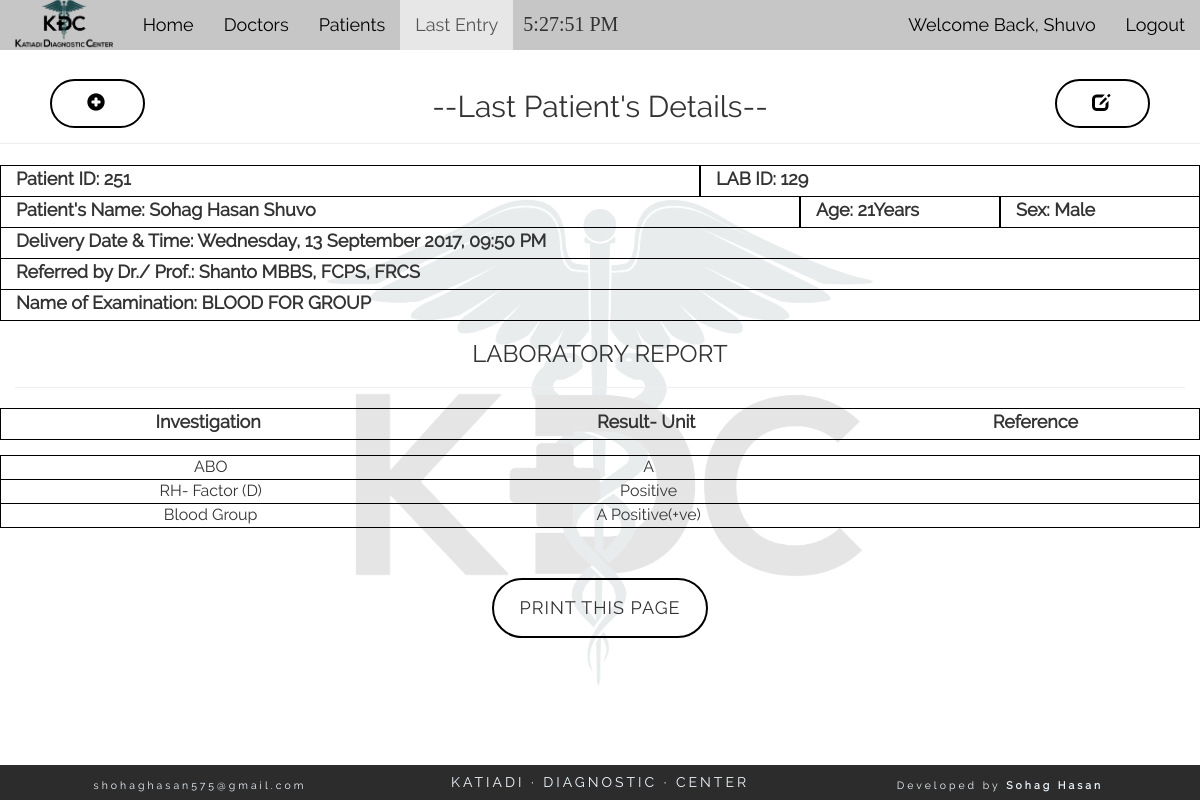
Before: /last_patient.php (signed in) with the older database file.
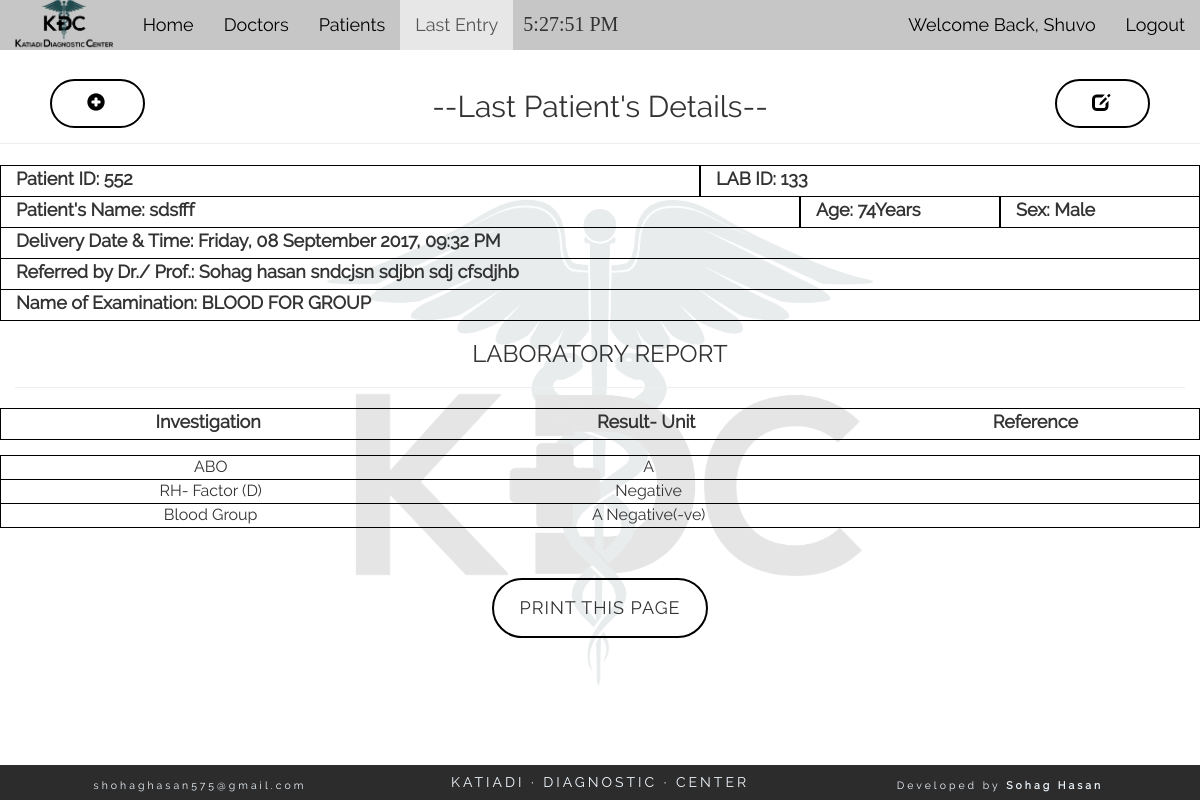
After: the same page with the newer database file.
### tables this page shows
CREATE TABLE "patient" (
	`lab_id`	INTEGER NOT NULL PRIMARY KEY AUTOINCREMENT,
	`p_id`	int(11) NOT NULL,
	`p_datetime`	datetime NOT NULL,
	`p_name`	varchar(200) NOT NULL,
	`p_age`	int(11) NOT NULL,
	`sex`	varchar(10) NOT NULL,
	`doctor_id`	int(11) NOT NULL,
	`specimen1`	varchar(50) NOT NULL,
	`specimen2`	varchar(50) NOT NULL,
	`specimen3`	varchar(50) NOT NULL,
	`status`	int(1) NOT NULL,
	`pat_amount`	INTEGER,
	`doc_amount`	INTEGER,
	`whenadded`	TEXT
);

CREATE TABLE "doctor" (
	`doctor_id`	INTEGER NOT NULL PRIMARY KEY AUTOINCREMENT,
	`d_name`	varchar(200) NOT NULL,
	`age`	int(11) NOT NULL,
	`sex`	varchar(15) NOT NULL,
	`degree`	varchar(200) NOT NULL,
	`status`	int(1) NOT NULL
);

CREATE TABLE "testref" (
	`test_id`	INTEGER NOT NULL PRIMARY KEY AUTOINCREMENT,
	`specimen`	INTEGER NOT NULL,
	`test_code`	TEXT NOT NULL,
	`test_name`	TEXT NOT NULL,
	`test_unit`	TEXT NOT NULL,
	`test_ref`	TEXT NOT NULL
);

CREATE TABLE "report" (
	`r_id`	INTEGER NOT NULL PRIMARY KEY AUTOINCREMENT,
	`p_id`	int(11) NOT NULL,
	`test_id`	int(11) NOT NULL,
	`report`	varchar(200) NOT NULL
);

### last_patient.php (the view, shortened to what the changed rows need)
<?php
	if(isset($_SESSION['username'])){
	require('config.php');
	$select_last_row= "SELECT lab_id FROM patient WHERE status='1' ORDER BY lab_id DESC LIMIT 0 ,1";
	$last_id = $db-> query($select_last_row);
	$row = $last_id-> fetchArray(SQLITE3_ASSOC);
	$id = $row['lab_id'];
	$sel= "SELECT * FROM patient WHERE lab_id='$id'";
	$res= $db-> query($sel);
	$data= $res-> fetchArray(SQLITE3_ASSOC);
	$specimen1= $data['specimen1'];
	$specimen2= $data['specimen2'];
	$specimen3= $data['specimen3'];
	$test_ref= "SELECT * FROM testref WHERE test_code='$specimen1' OR test_code='$specimen2' OR test_code='$specimen3'" ;
	$test_qry= $db-> query($test_ref);
	$test_code_sel= "SELECT * FROM tast_code WHERE t_code='$specimen1' OR t_code='$specimen2' OR t_code='$specimen3'" ;
	$test_code_qry= $db-> query($test_code_sel);
?>
<section class="container-fluid">
			<div class="row" style="position: relative;">
			<h2 class="title text-center">--Last Patient's Details--</h2>
			<hr>
			<div class="col-md-12">
			<a title="Edit" class="edit_button" href="pat_edit.php?p=<?php echo $id; ?>"><span class="glyphicon glyphicon-edit" aria-hidden="true"></span></a>
			<a title="New Patient" class="back_button" href="index.php"><span class="glyphicon glyphicon-plus-sign" aria-hidden="true"></a>
			</div>
			<div class="col-md-7 b_1">
			<label for="">Patient ID: <?php echo $data['p_id']; ?></label>
			</div>
			<div class="col-md-5 b_1">
			<label for="">LAB ID: <?php echo $data['lab_id']; ?></label>
			</div>
			<div class="col-md-8 b_1">
			<label for=""> Patient's Name: <?php echo $data['p_name']; ?></label>
			</div>
			<div class="col-md-2 textone b_1">
				<label for=""> Age: <?php echo $data['p_age'].'Years'; ?></label>
			</div>
			<div class="col-md-2 textone b_1 text-capitalize">
				<label for="">Sex: <?php echo $data['sex']; ?></label>
			</div>
			<div class="col-md-12 b_1">
				<label for="">Delivery Date & Time: <?php echo $data['p_datetime']; ?></label>
			</div>
			<div class="col-md-12 b_1<?php if($specimen1==="xray"){ echo(' bb_2'); } ?>">
			<label for="">Referred by Dr./ Prof.: <?php
				$doctorsub = $data['doctor_id'];
				$seldoc= "SELECT * FROM doctor WHERE doctor_id=$doctorsub";
				$resdoc= $db->query($seldoc);
				$data=$resdoc-> fetchArray(SQLITE3_ASSOC);
				echo $data['d_name']."	".$data['degree'];
				?></label>
			</div>
			<?php if($specimen1==="xray"){ ?>
			<div class="col-md-12 bb_1 b_1">
			<label for=""><?php echo $xray['test_name'].': '.$xray_test_res_arry['report']; ?></label>
			</div>
			<?php }else{ ?>
				<div class="col-md-12 bb_1 b_1">
					<label for=""> Name of Examination: <?php
					while($test_name= $test_code_qry -> fetchArray(SQLITE3_ASSOC)){
						echo $test_name['t_name'];
					}
						  ?>
					</label>
				</div>
				 <?php } ?>
		<div class="col-md-12">
			<h3 class="text-center">
			<?php
				if($specimen1==="crp" || $specimen1==="rarest" || $specimen1==="esr" || $specimen1==="group" || $specimen1==="mt" || $specimen1==="hbsag" || $specimen1==="vdrl" || $specimen1==="tpha"){
					echo('LABORATORY REPORT');
				}elseif($specimen1==="sbili" || $specimen1==="scre" || $specimen1==="rbs" || $specimen1==="cus" || $specimen1==="falipi" || $specimen1==="fbs" || $specimen1==="abf2" || $specimen1==="ogtt1" || $specimen1==="ogtt2" || $specimen1==="ogtt3"){
					echo('REPORT ON BIOCHEMICAL INVESTIGATION');
				}elseif($specimen1==="xray"){
					echo('<u>X-Ray Report</u>');
				}elseif($specimen1==="widal" || $specimen1==="mp" || $specimen1==="hbper"){
					echo('BLOOD EXAMINATION REPORT');
				}elseif($specimen1==="bt" || $specimen1==="ct" || $specimen1==="cbc"){
					echo('HEMATOLOGY REPORT');
				}elseif($specimen1==="urire" || $specimen1==="preg"){
					echo('URINE EXAMINATION REPORT');
				}else{
					echo('SEMEN ANALYSIS REPORT');
				}
			?>
			</h3>
			<hr>
		</div>
		<?php if($specimen1!=="mt"){ if($specimen1!=="xray"){ ?>
		<div class="col-md-12 text-center bb_1 mb_15 b_1">
			<div class="col-md-4">
				<label for="">Investigation</label>
			</div>
			<div class="col-md-5">
				<label for="">Result- Unit</label>
			</div>
			<div class="col-md-3">
				<label for="">Reference</label>
			</div>
		</div>
		<?php }} while($test_arry=$test_qry-> fetchArray(SQLITE3_ASSOC)){  ?>
				<div class="col-md-12 b_1 text-center">
			<div class="col-md-4">
				<p class="report_print<?php if($specimen1=="mt"){ echo ' text-right';} ?>"><?php echo $test_arry['test_name']; ?></p>
			</div>
			<div class="col-md-5">
				<p class="report_print<?php if($specimen1=="mt"){ echo ' text-left';} ?>">
				<?php
						$test_id=$test_arry['test_id'];
						$test_res_fetch = "SELECT * FROM report WHERE p_id='$id' AND test_id='$test_id' ";
						$test_rse_qry = $db-> query($test_res_fetch);
						$test_res_arry = $test_rse_qry -> fetchArray(SQLITE3_ASSOC);
						if($specimen1!=="xray"){
				   echo $test_res_arry['report'];
				?>
				</p>
			</div>
			<div class="col-md-3">
			</div>
		</div>
		<?php } } ?>
		</div>
</section>
<div class="col-md-12 text-center mt_50">
	<button class="print_button" onClick="window.print()">Print this page</button>
</div>
<?php get_footer(); }else{
		header('location: login.php');
	} ?>

Changed rows visible on the page:
no longer on this page (row unchanged): patient: p "251", lab_id "129", p_name "Sohag Hasan Shuvo", p_age "21", sex "Male", p_datetime "Wednesday, 13 September 2017, 09:50 PM"
no longer on this page (row edited): doctor: d_name "Shanto", degree "MBBS, FCPS, FRCS"
added patient: p "552", lab_id "133", p_name "sdsfff", p_age "74", sex "Male", p_datetime "Friday, 08 September 2017, 09:32 PM"
now on this page (row unchanged): doctor: d_name "Sohag hasan", degree "sndcjsn sdjbn sdj cfsdjhb"
computed for testref "RH- Factor (D)": report.report "Positive" → "Negative"
computed for testref "Blood Group": report.report "A Positive(+ve)" → "A Negative(-ve)"
